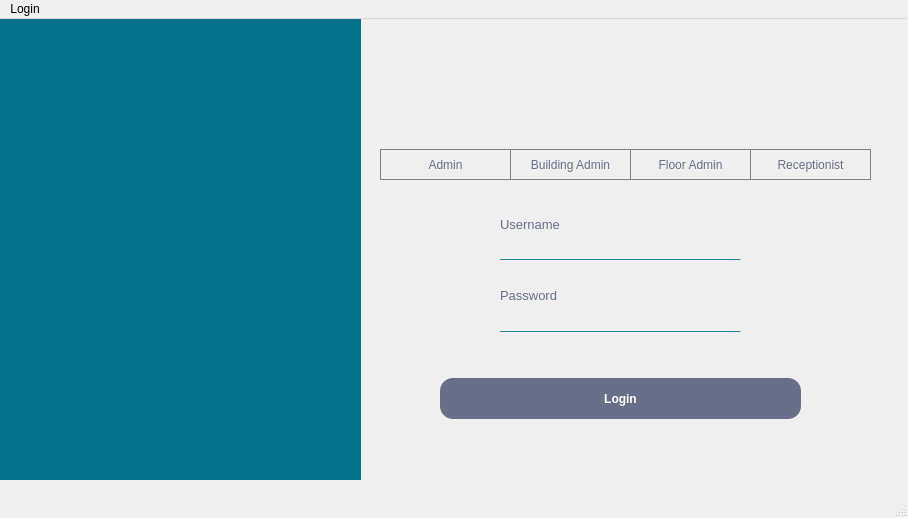
<?xml version="1.0" encoding="UTF-8"?>
<ui version="4.0">
 <class>LoginWindow</class>
 <widget class="QMainWindow" name="LoginWindow">
  <property name="geometry">
   <rect>
    <x>0</x>
    <y>0</y>
    <width>908</width>
    <height>518</height>
   </rect>
  </property>
  <property name="windowTitle">
   <string>MainWindow</string>
  </property>
  <property name="styleSheet">
   <string notr="true"/>
  </property>
  <widget class="QWidget" name="centralwidget">
   <property name="styleSheet">
    <string notr="true"/>
   </property>
   <widget class="QLabel" name="label">
    <property name="geometry">
     <rect>
      <x>0</x>
      <y>0</y>
      <width>361</width>
      <height>461</height>
     </rect>
    </property>
    <property name="styleSheet">
     <string notr="true">background-color: rgb(2, 114, 141);</string>
    </property>
    <property name="text">
     <string/>
    </property>
   </widget>
   <widget class="QLabel" name="label_2">
    <property name="enabled">
     <bool>true</bool>
    </property>
    <property name="geometry">
     <rect>
      <x>0</x>
      <y>0</y>
      <width>361</width>
      <height>461</height>
     </rect>
    </property>
    <property name="layoutDirection">
     <enum>Qt::LeftToRight</enum>
    </property>
    <property name="styleSheet">
     <string notr="true">background-image: url(:/login/C:/Users/Anas/Downloads/logintransparentimage.png);
</string>
    </property>
    <property name="text">
     <string/>
    </property>
   </widget>
   <widget class="QLabel" name="label_3">
    <property name="geometry">
     <rect>
      <x>80</x>
      <y>170</y>
      <width>211</width>
      <height>111</height>
     </rect>
    </property>
    <property name="styleSheet">
     <string notr="true">background-image: url(:/login/C:/Users/Anas/Downloads/assets/70447380_2355764128087080_2304351109373755392_n.jpg.jpg);</string>
    </property>
    <property name="text">
     <string/>
    </property>
    <property name="pixmap">
     <pixmap resource="../../assets/pics.qrc">:/login/C:/Users/Anas/Downloads/assets/70447380_2355764128087080_2304351109373755392_n.jpg.jpg</pixmap>
    </property>
    <property name="scaledContents">
     <bool>true</bool>
    </property>
   </widget>
   <widget class="QLabel" name="label_4">
    <property name="enabled">
     <bool>true</bool>
    </property>
    <property name="geometry">
     <rect>
      <x>360</x>
      <y>0</y>
      <width>841</width>
      <height>641</height>
     </rect>
    </property>
    <property name="cursor">
     <cursorShape>ArrowCursor</cursorShape>
    </property>
    <property name="styleSheet">
     <string notr="true">background-image: url(:/login/C:/Users/Anas/Downloads/d1668ee13fec4635d7f8d2a65c89d1b2.jpg);</string>
    </property>
    <property name="text">
     <string/>
    </property>
    <property name="pixmap">
     <pixmap resource="../../assets/pics.qrc">:/login/C:/Users/Anas/Downloads/d1668ee13fec4635d7f8d2a65c89d1b2.jpg</pixmap>
    </property>
    <property name="scaledContents">
     <bool>true</bool>
    </property>
   </widget>
   <widget class="QPushButton" name="adminButton">
    <property name="geometry">
     <rect>
      <x>380</x>
      <y>130</y>
      <width>131</width>
      <height>31</height>
     </rect>
    </property>
    <property name="font">
     <font>
      <family>MS Shell Dlg 2</family>
      <pointsize>9</pointsize>
     </font>
    </property>
    <property name="styleSheet">
     <string notr="true">QPushButton {
background-color: rgba(255, 255, 255, 0);
border: 1px solid grey;
color:rgb(104,112,137);
}
QPushButton:hover
{
background-color: rgb(137,147,179);
border: 1px solid grey;
color:white;
}
</string>
    </property>
    <property name="text">
     <string>Admin</string>
    </property>
   </widget>
   <widget class="QPushButton" name="buildingAButton">
    <property name="geometry">
     <rect>
      <x>510</x>
      <y>130</y>
      <width>121</width>
      <height>31</height>
     </rect>
    </property>
    <property name="font">
     <font>
      <pointsize>9</pointsize>
     </font>
    </property>
    <property name="styleSheet">
     <string notr="true">QPushButton {
background-color: rgba(255, 255, 255, 0);
border: 1px solid grey;
color:rgb(104,112,137);
}
QPushButton:hover
{
background-color: rgb(137,147,179);
border: 1px solid grey;
color:white;
}</string>
    </property>
    <property name="text">
     <string>Building Admin</string>
    </property>
   </widget>
   <widget class="QPushButton" name="floorAButton">
    <property name="geometry">
     <rect>
      <x>630</x>
      <y>130</y>
      <width>121</width>
      <height>31</height>
     </rect>
    </property>
    <property name="font">
     <font>
      <pointsize>9</pointsize>
     </font>
    </property>
    <property name="styleSheet">
     <string notr="true">QPushButton {
background-color: rgba(255, 255, 255, 0);
border: 1px solid grey;
color:rgb(104,112,137);
}
QPushButton:hover
{
background-color: rgb(137,147,179);
border: 1px solid grey;
color:white;
}</string>
    </property>
    <property name="text">
     <string>Floor Admin</string>
    </property>
   </widget>
   <widget class="QPushButton" name="receptionistButton">
    <property name="geometry">
     <rect>
      <x>750</x>
      <y>130</y>
      <width>121</width>
      <height>31</height>
     </rect>
    </property>
    <property name="font">
     <font>
      <pointsize>9</pointsize>
     </font>
    </property>
    <property name="styleSheet">
     <string notr="true">QPushButton {
background-color: rgba(255, 255, 255, 0);
border: 1px solid grey;
color:rgb(104,112,137);
}
QPushButton:hover
{
background-color: rgb(137,147,179);
border: 1px solid grey;
color:white;
}</string>
    </property>
    <property name="text">
     <string>Receptionist</string>
    </property>
   </widget>
   <widget class="QLabel" name="label_5">
    <property name="geometry">
     <rect>
      <x>610</x>
      <y>60</y>
      <width>31</width>
      <height>31</height>
     </rect>
    </property>
    <property name="styleSheet">
     <string notr="true">background-image: url(:/login/C:/Users/Anas/Downloads/fa5b1aaf768ac5d000823c335d161813.png);</string>
    </property>
    <property name="text">
     <string/>
    </property>
    <property name="pixmap">
     <pixmap resource="../../assets/pics.qrc">:/login/C:/Users/Anas/Downloads/fa5b1aaf768ac5d000823c335d161813.png</pixmap>
    </property>
    <property name="scaledContents">
     <bool>true</bool>
    </property>
   </widget>
   <widget class="QLabel" name="label_6">
    <property name="geometry">
     <rect>
      <x>461</x>
      <y>206</y>
      <width>31</width>
      <height>31</height>
     </rect>
    </property>
    <property name="styleSheet">
     <string notr="true">background-image: url(:/login/C:/Users/Anas/Downloads/Sample_User_Icon.png);</string>
    </property>
    <property name="text">
     <string/>
    </property>
    <property name="pixmap">
     <pixmap resource="../../assets/pics.qrc">:/login/C:/Users/Anas/Downloads/Sample_User_Icon.png</pixmap>
    </property>
    <property name="scaledContents">
     <bool>true</bool>
    </property>
   </widget>
   <widget class="QLabel" name="label_7">
    <property name="geometry">
     <rect>
      <x>500</x>
      <y>190</y>
      <width>91</width>
      <height>31</height>
     </rect>
    </property>
    <property name="font">
     <font>
      <pointsize>10</pointsize>
     </font>
    </property>
    <property name="styleSheet">
     <string notr="true">color:rgb(104,112,137);</string>
    </property>
    <property name="text">
     <string>Username</string>
    </property>
   </widget>
   <widget class="QLineEdit" name="usernameBox">
    <property name="geometry">
     <rect>
      <x>500</x>
      <y>216</y>
      <width>251</width>
      <height>21</height>
     </rect>
    </property>
    <property name="styleSheet">
     <string notr="true">
background-color: rgba(255, 255, 255, 0);
 border: 0px solid grey</string>
    </property>
    <property name="inputMask">
     <string/>
    </property>
    <property name="placeholderText">
     <string/>
    </property>
   </widget>
   <widget class="QLabel" name="label_8">
    <property name="geometry">
     <rect>
      <x>500</x>
      <y>226</y>
      <width>251</width>
      <height>16</height>
     </rect>
    </property>
    <property name="font">
     <font>
      <pointsize>9</pointsize>
     </font>
    </property>
    <property name="styleSheet">
     <string notr="true">color:rgb(2,114,141);</string>
    </property>
    <property name="text">
     <string>____________________________________</string>
    </property>
   </widget>
   <widget class="QLabel" name="label_9">
    <property name="geometry">
     <rect>
      <x>500</x>
      <y>296</y>
      <width>251</width>
      <height>20</height>
     </rect>
    </property>
    <property name="styleSheet">
     <string notr="true">color:rgb(2,114,141);</string>
    </property>
    <property name="text">
     <string>____________________________________</string>
    </property>
   </widget>
   <widget class="QLabel" name="label_10">
    <property name="geometry">
     <rect>
      <x>463</x>
      <y>283</y>
      <width>21</width>
      <height>21</height>
     </rect>
    </property>
    <property name="styleSheet">
     <string notr="true">background-image: url(:/login/C:/Users/Anas/Downloads/Sample_User_Icon.png);</string>
    </property>
    <property name="text">
     <string/>
    </property>
    <property name="pixmap">
     <pixmap resource="../../assets/pics.qrc">:/login/C:/Users/Anas/Downloads/png-transparent-computer-icons-padlock-lock-technic-computer-icons-symbol-thumbnail.png</pixmap>
    </property>
    <property name="scaledContents">
     <bool>true</bool>
    </property>
   </widget>
   <widget class="QLabel" name="label_11">
    <property name="geometry">
     <rect>
      <x>500</x>
      <y>261</y>
      <width>91</width>
      <height>31</height>
     </rect>
    </property>
    <property name="font">
     <font>
      <pointsize>10</pointsize>
     </font>
    </property>
    <property name="styleSheet">
     <string notr="true">color:rgb(104,112,137);</string>
    </property>
    <property name="text">
     <string>Password</string>
    </property>
   </widget>
   <widget class="QPushButton" name="loginButton">
    <property name="enabled">
     <bool>true</bool>
    </property>
    <property name="geometry">
     <rect>
      <x>440</x>
      <y>359</y>
      <width>361</width>
      <height>41</height>
     </rect>
    </property>
    <property name="font">
     <font>
      <pointsize>9</pointsize>
      <weight>75</weight>
      <bold>true</bold>
      <underline>false</underline>
     </font>
    </property>
    <property name="cursor">
     <cursorShape>ArrowCursor</cursorShape>
    </property>
    <property name="mouseTracking">
     <bool>false</bool>
    </property>
    <property name="autoFillBackground">
     <bool>false</bool>
    </property>
    <property name="styleSheet">
     <string notr="true">QPushButton {
background-color: rgb(104,112,137);
border-radius: 13px;
color: white;
}
QPushButton:hover
{
background-color: rgb(137,147,179);
border-radius: 13px;
color: white;
}</string>
    </property>
    <property name="text">
     <string>Login</string>
    </property>
    <property name="checkable">
     <bool>false</bool>
    </property>
    <property name="autoDefault">
     <bool>false</bool>
    </property>
    <property name="flat">
     <bool>false</bool>
    </property>
   </widget>
   <widget class="QLineEdit" name="passwordBox">
    <property name="geometry">
     <rect>
      <x>499</x>
      <y>286</y>
      <width>251</width>
      <height>21</height>
     </rect>
    </property>
    <property name="styleSheet">
     <string notr="true">
background-color: rgba(255, 255, 255, 0);
 border: 0px solid grey</string>
    </property>
    <property name="inputMask">
     <string/>
    </property>
    <property name="placeholderText">
     <string/>
    </property>
   </widget>
  </widget>
  <widget class="QMenuBar" name="menubar">
   <property name="geometry">
    <rect>
     <x>0</x>
     <y>0</y>
     <width>908</width>
     <height>26</height>
    </rect>
   </property>
   <widget class="QMenu" name="menuLogin">
    <property name="title">
     <string>Login</string>
    </property>
   </widget>
   <addaction name="menuLogin"/>
  </widget>
  <widget class="QStatusBar" name="statusbar"/>
 </widget>
 <resources>
  <include location="../../assets/pics.qrc"/>
 </resources>
 <connections/>
</ui>
